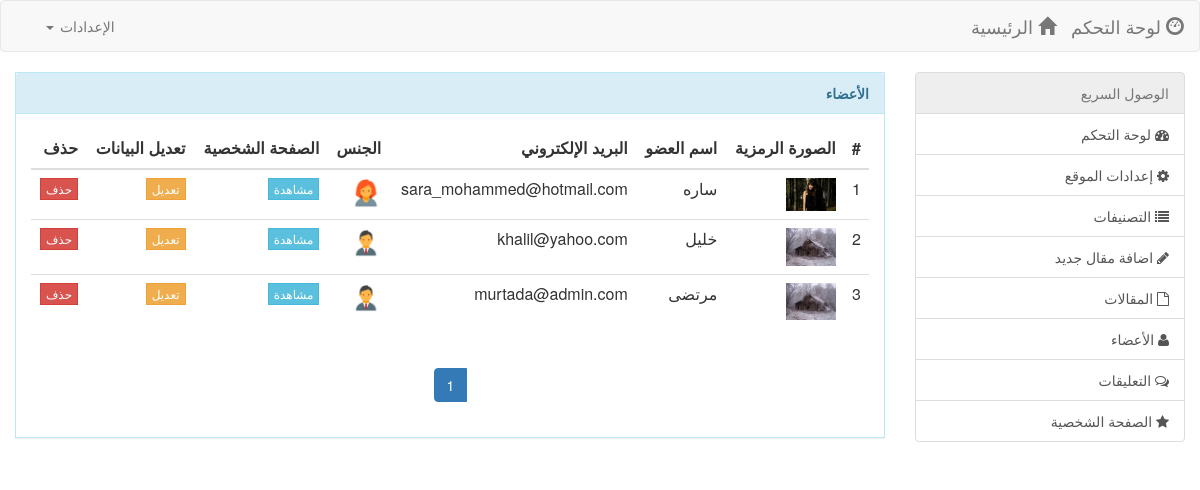
/admin-cp/users.php (signed in), run on the app's committed database.
### tables this page shows
CREATE TABLE `users` (
  `user_id` int(11) NOT NULL,
  `username` text NOT NULL,
  `email` text NOT NULL,
  `password` text NOT NULL,
  `gender` text NOT NULL,
  `avatar` text NOT NULL,
  `about_user` text NOT NULL,
  `facebook` text NOT NULL,
  `twitter` text NOT NULL,
  `youtube` text NOT NULL,
  `reg_date` text NOT NULL,
  `role` text NOT NULL
);

### admin-cp/users.php (the view, shortened to what this page needs)
<?php
	include_once("inc/header.php");
	include_once("inc/sidebar.php");
?>
<article class="col-lg-9">
	<div class="row">
		<div class="col-md-12">
			<div class="panel panel-info">
			  <div class="panel-heading"><b>الأعضاء</b> </div>
			  <div class="panel-body">
				<table class="table table-hover">
				<thead>
					<tr>
						<th>#</th>
						<th>الصورة الرمزية</th>
						<th>اسم العضو</th>
						<th>البريد الإلكتروني</th>
						<th>الجنس</th>
						<th>الصفحة الشخصية</th>
						<th>تعديل البيانات</th>
						<th>حذف</th>
					</tr>
				</thead>
				<tbody>
				<?php
				$per_page = 5;
				if(!isset($_GET['page'])){
					$page = 1;
				}else{
					$page = (int)$_GET['page'];
				}
				$start_from = ($page-1) * $per_page;
					$users = mysqli_query($conn, "SELECT * FROM `users` ORDER BY `user_id` DESC LIMIT $start_from , $per_page");
					$num = 1;
					while($user = mysqli_fetch_assoc($users)){
						echo '
							<tr>
								<td>'.$num.'</td>
								<td><img src="../'.$user['avatar'].'" width="50px" /></td>
								<td>'.$user['username'].'</td>
								<td>'.$user['email'].'</td>
								<td>'.($user['gender'] == 'male' ? '<img src="../images/male.png" width="30px" />' : '<img src="../images/female.png" width="30px" />').'</td>
								<td><a href="../profile.php?user='.$user['user_id'].'" class="btn btn-info btn-xs" target="_blank">مشاهدة</a></td>
								<td><a href="edite_user.php?user='.$user['user_id'].'" class="btn btn-warning btn-xs">تعديل</a></td>
								<td><a href="users.php?delete='.$user['user_id'].'&page='.$page.'" class="btn btn-danger btn-xs">حذف</a></td>
							</tr>
						';
					$num++;
					}
				?>
				</tbody>
				</table>
				<?php
				$page_sql = mysqli_query($conn , "SELECT * FROM `users`");
				$count_page = mysqli_num_rows($page_sql);
				$total_page = ceil($count_page / $per_page);
			?>
			<nav class="text-center">
				<ul class="pagination">
			<?php
				for($i = 1; $i <= $total_page; $i++){
					echo '<li '.($page == $i ? 'class="active"' : '').'><a href="users.php?page='.$i.'">'.$i.'</a></li>';
				}
			?>
				</ul>
			</nav>
			  </div>
			</div>
		</div>
	</div>
</article>
<?php
	include_once("inc/footer.php");
?>

### css/style.css (style rules this page uses)
.btn { border-radius: 0px; }
.panel { border-radius: 0px; }

### data on the page
users: avatar (picture), username "ساره", email "sara_mohammed@hotmail.com"
users: avatar (picture), username "خليل", email "khalil@yahoo.com"
users: avatar (picture), username "مرتضى", email "murtada@admin.com"
